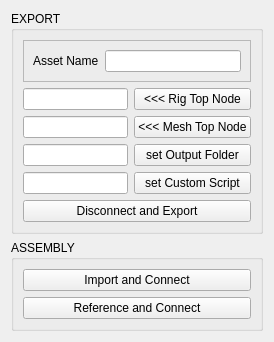
<?xml version="1.0" encoding="UTF-8"?>
<ui version="4.0">
 <class>gameTools</class>
 <widget class="QWidget" name="gameTools">
  <property name="geometry">
   <rect>
    <x>0</x>
    <y>0</y>
    <width>274</width>
    <height>335</height>
   </rect>
  </property>
  <property name="windowTitle">
   <string>SHIFTER Game Tools</string>
  </property>
  <layout class="QGridLayout" name="gridLayout_4">
   <item row="0" column="0">
    <layout class="QVBoxLayout" name="verticalLayout">
     <item>
      <widget class="QGroupBox" name="gameTools_groupBox">
       <property name="title">
        <string>EXPORT</string>
       </property>
       <layout class="QGridLayout" name="gridLayout_2">
        <item row="2" column="1">
         <widget class="QPushButton" name="meshNode_pushButton">
          <property name="text">
           <string>&lt;&lt;&lt; Mesh Top Node</string>
          </property>
         </widget>
        </item>
        <item row="3" column="0">
         <widget class="QLineEdit" name="path_lineEdit"/>
        </item>
        <item row="1" column="0">
         <widget class="QLineEdit" name="rigNode_lineEdit"/>
        </item>
        <item row="3" column="1">
         <widget class="QPushButton" name="path_pushButton">
          <property name="text">
           <string>set Output Folder</string>
          </property>
         </widget>
        </item>
        <item row="2" column="0">
         <widget class="QLineEdit" name="meshNode_lineEdit"/>
        </item>
        <item row="5" column="0" colspan="2">
         <widget class="QPushButton" name="disconnectExport_pushButton">
          <property name="text">
           <string>Disconnect and Export</string>
          </property>
         </widget>
        </item>
        <item row="1" column="1">
         <widget class="QPushButton" name="rigNode_pushButton">
          <property name="text">
           <string>&lt;&lt;&lt; Rig Top Node</string>
          </property>
         </widget>
        </item>
        <item row="0" column="0" colspan="2">
         <widget class="QFrame" name="assetName_frame">
          <property name="frameShape">
           <enum>QFrame::StyledPanel</enum>
          </property>
          <property name="frameShadow">
           <enum>QFrame::Raised</enum>
          </property>
          <layout class="QGridLayout" name="gridLayout">
           <item row="0" column="2">
            <widget class="QLineEdit" name="assetName_lineEdit"/>
           </item>
           <item row="0" column="1">
            <widget class="QLabel" name="assetName_label">
             <property name="text">
              <string>Asset Name</string>
             </property>
            </widget>
           </item>
          </layout>
         </widget>
        </item>
        <item row="4" column="0">
         <widget class="QLineEdit" name="script_lineEdit"/>
        </item>
        <item row="4" column="1">
         <widget class="QPushButton" name="script_pushButton">
          <property name="text">
           <string>set Custom Script</string>
          </property>
         </widget>
        </item>
       </layout>
      </widget>
     </item>
     <item>
      <widget class="QGroupBox" name="assembly_groupBox">
       <property name="title">
        <string>ASSEMBLY</string>
       </property>
       <layout class="QGridLayout" name="gridLayout_3">
        <item row="1" column="0">
         <widget class="QPushButton" name="referenceConnect_pushButton">
          <property name="text">
           <string>Reference and Connect</string>
          </property>
         </widget>
        </item>
        <item row="0" column="0">
         <widget class="QPushButton" name="importConnect_pushButton">
          <property name="text">
           <string>Import and Connect</string>
          </property>
         </widget>
        </item>
        <item row="2" column="0">
         <spacer name="verticalSpacer">
          <property name="orientation">
           <enum>Qt::Vertical</enum>
          </property>
          <property name="sizeHint" stdset="0">
           <size>
            <width>20</width>
            <height>40</height>
           </size>
          </property>
         </spacer>
        </item>
       </layout>
      </widget>
     </item>
    </layout>
   </item>
  </layout>
 </widget>
 <resources/>
 <connections/>
</ui>
